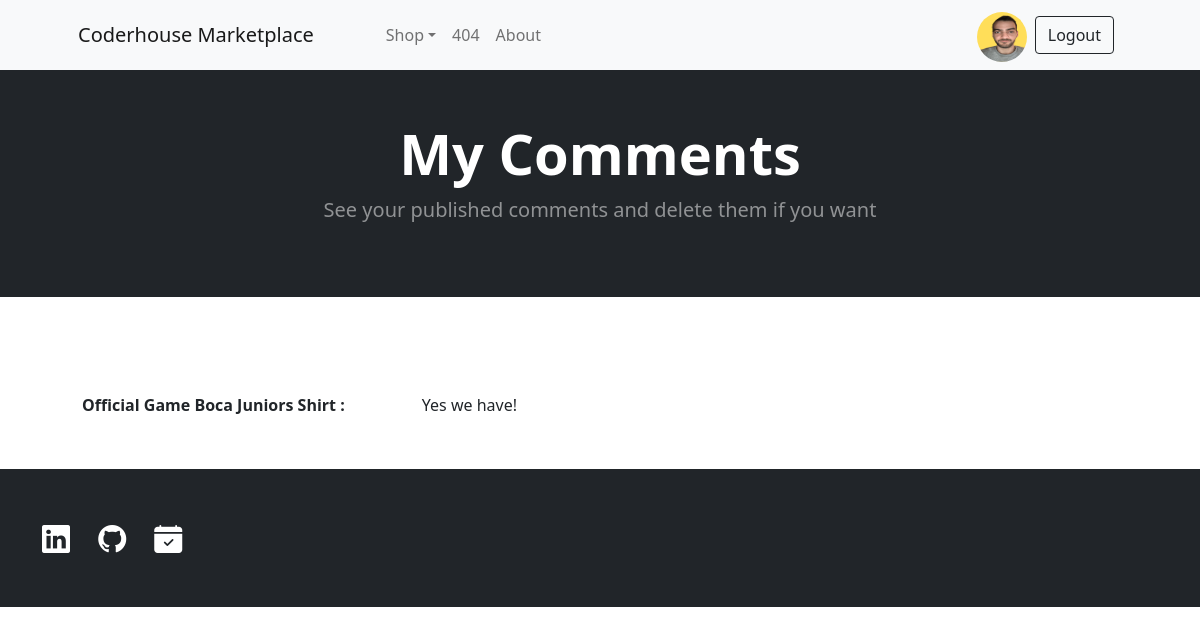
/comment-list/ (signed in), run on the app's committed database.
### Accounts/models.py (models this page shows, shortened)
class Avatar(models.Model):
    user = models.OneToOneField(User, null=True, blank=True, on_delete=models.CASCADE)
    image = models.ImageField(upload_to='avatar/', null=True, blank=True, default='avatar/blank.png')
    class Meta:
        verbose_name_plural = 'Avatars'

### Project/models.py (models this page shows, shortened)
class Comment(models.Model):
    comment = models.TextField(blank=True)
    likes = models.ManyToManyField(settings.AUTH_USER_MODEL, blank=True, related_name='user_like')
    product = models.ForeignKey(Product, null=True, blank=True, on_delete=models.CASCADE, related_name='comments')
    date = models.DateTimeField(auto_now_add=True)
    user = models.ForeignKey(settings.AUTH_USER_MODEL, null=True, blank=True, on_delete=models.CASCADE)

class Product(models.Model):
    name = models.CharField(max_length=50)
    image = models.ImageField(upload_to='products/', null=True, blank=True, default='products/default_product.png')
    description = models.TextField()
    price = models.FloatField()
    location = models.CharField(max_length=50)
    available = models.BooleanField(default=True)
    user = models.ForeignKey(settings.AUTH_USER_MODEL, null=True, blank=True, on_delete=models.CASCADE)
    date = models.DateTimeField(auto_now_add=True)
    class Meta:
        ordering = ('-date',)

### Project/views.py (the view)
# urls.py: path('comment-list/', CommentList.as_view(), name='comment-list'),
class CommentList(LoginRequiredMixin, ListView):
    model = Product
    template_name = 'comment-list.html'
    def get_context_data(self, **kwargs):
        context = super().get_context_data(**kwargs)
        context['comments'] = Comment.objects.all()

### templates/comment-list.html (shortened to what this page needs)
{% extends 'main.html' %}
{% block header %}
My Comments
{% endblock %}
{% block subheader %}
See your published comments and delete them if you want
{% endblock %}
{% block content %}
<section class="py-5">
    <div class="container px-4 px-lg-5 mt-5">
        <div class="mb-1 column comment-div border-0">
            {% if user.comment_set.all %}
            {% for comment in user.comment_set.all %}
            <div id="{{ comment.id }}"class='d-flex justify-content-between col-5 p-0 m-1'>
                <strong>{{ comment.product.name }} : </strong> {{ comment.comment }}
            </div>
            {% endfor %}
            {% endif %}
        </div>
    </div>
</section>
{% endblock %}

### templates/main.html (shortened to what this page needs)
<!DOCTYPE html>
<html lang="en">
    <head>
        {% load static %}
        <link href="https://cdn.jsdelivr.net/npm/bootstrap-icons@1.5.0/font/bootstrap-icons.css" rel="stylesheet" />
        <link href="{% static 'css/styles.css' %}" rel="stylesheet" />
    </head>
    <body>
        <nav class="navbar navbar-expand-lg navbar-light bg-light" style="position:fixed; width: 100vw; z-index: 100;">
            <div class="container px-4 px-lg-5">
                <a class="navbar-brand" href="{% url 'project:home' %}">Coderhouse Marketplace</a>
                <div class="collapse navbar-collapse" id="navbarSupportedContent">
                    <ul class="navbar-nav me-auto mb-0 mb-lg-0 ms-lg-5">
                        {% if user.is_authenticated %}
                        <li class="nav-item dropdown">
                            <a class="nav-link dropdown-toggle" id="navbarDropdown" href="#" role="button" data-bs-toggle="dropdown" aria-expanded="false">Shop</a>
                        </li>
                        {% endif %}
                        <li class="nav-item"><a class="nav-link" href="{% url 'project:not-found' %}">404</a></li>
                        <li class="nav-item"><a class="nav-link" href="{% url 'project:about' %}">About</a></li>
                    </ul>
                    <form class="d-flex">
                        {% if user.is_authenticated %}
                        <a href="{% url 'accounts:user-edit' %}">
                            {% if user.avatar.image %}
                            <img src="{{ user.avatar.image.url }}" class="rounded-circle mt-1" height="50px" width="50px" alt="{{ user.username }}">
                            {% else %}
                            <img src="../media/avatar/blank.png" class="rounded-circle mt-1" height="50px" width="50px" alt="{{ user.username }}">
                            {% endif %}
                        </a>
                        <a class="btn btn-outline-dark m-2" href="{% url 'accounts:logout' %}">
                            Logout
                        </a>
                        {% else %}
                        <a class="btn btn-outline-dark m-2" href="{% url 'accounts:login' %}">
                            Login
                        </a>
                        {% endif %}
                    </form>
                </div>
            </div>
        </nav>
        <header class="bg-dark py-4">
            <div class="container px-3 px-lg-5 my-5">
                <div class="text-center text-white pt-5">
                    <h1 class="display-4 fw-bolder">{% block header %}{% endblock %}</h1>
                    <p class="lead fw-normal text-white-50 mb-0">{% block subheader %}{% endblock %}</p>
                </div>
            </div>
        </header>
        {% block content %}
        {% endblock %}
        <footer class="py-5 bg-dark">
            <div class="container">
                <div class="row">
                        <ul class="list-inline m-0">
                            <li class="list-inline-item me-4 ">
                                <a href="https://www.linkedin.com/in/crismurua/" target="_bl
                                "><i class="bi-linkedin fs-3 text-white"></i></a>
                            </li>
                            <li class="list-inline-item me-4">
                                <a href="https://github.com/Crismurua" target="_bl
                                "><i class="bi-github fs-3 text-white"></i></a>
                            </li>
                            <li class="list-inline-item">
                                <a href="https://calendly.com/cristianmurua" target="_bl
                                "><i class="bi-calendar-check-fill fs-3 text-white"></i></a>
                            </li>
                        </ul>
                </div>
            </div>
        </footer>
    </body>
</html>

### data on the page
Comment: product.name "Official Game Boca Juniors Shirt", comment "Yes we have!"
